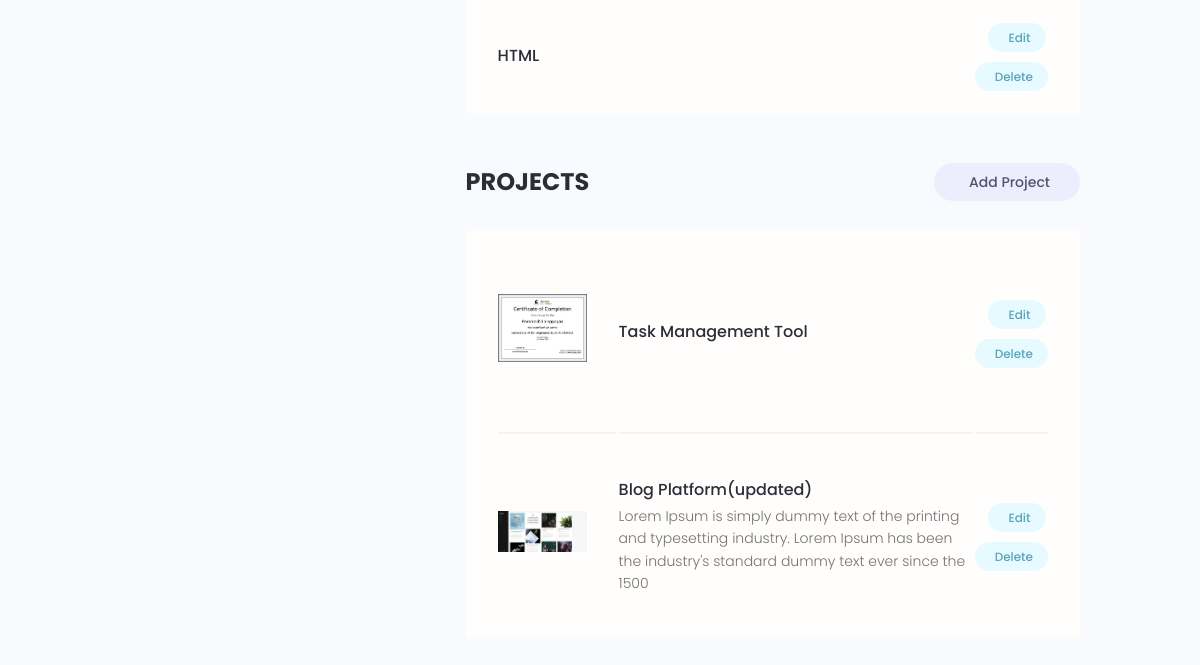
Before: /account/ (signed in, lower part) with the older database file.
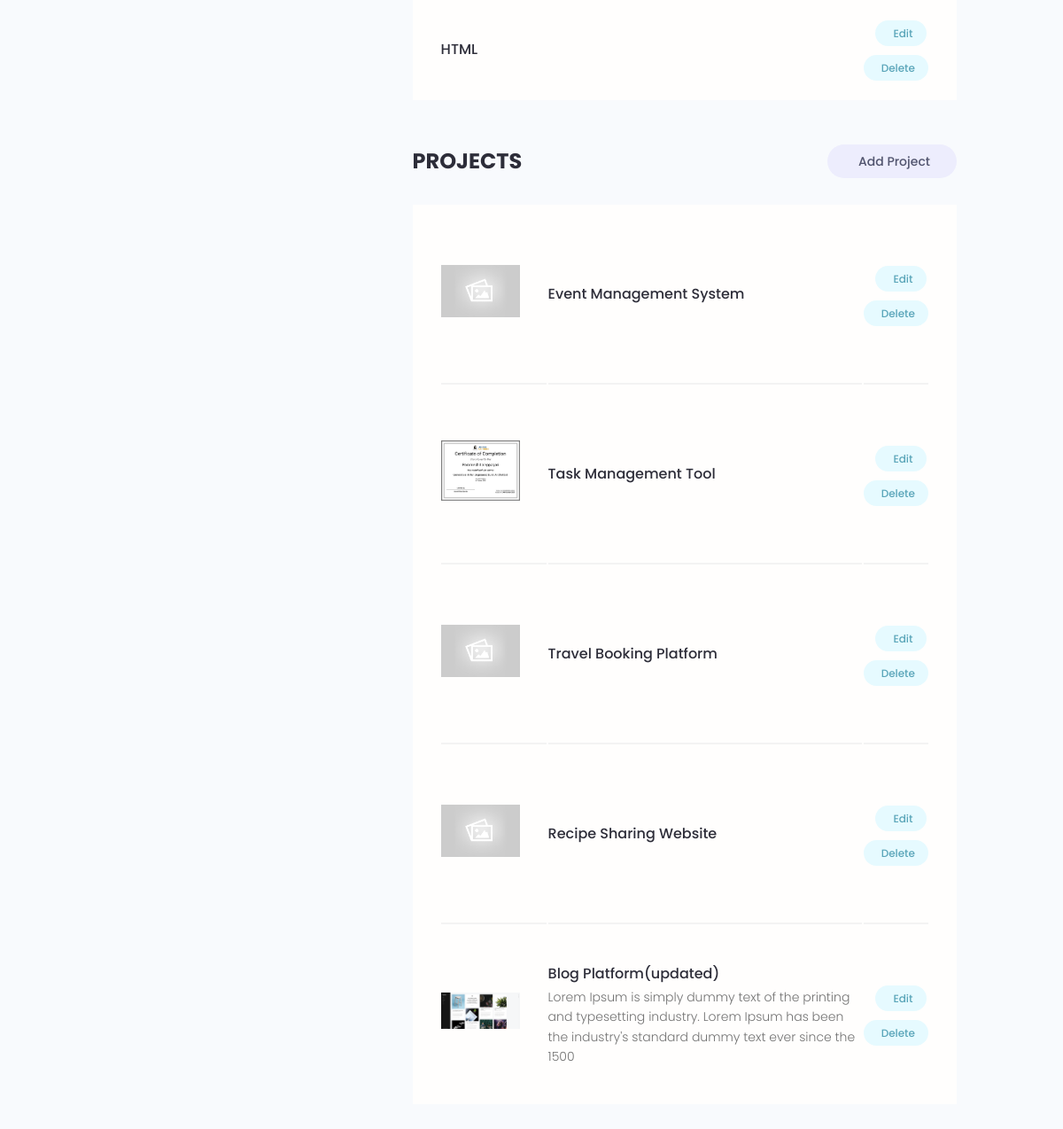
After: the same page with the newer database file.
### users/models.py (models this page shows, shortened)
class Skills(models.Model):
    owner = models.ForeignKey(Profile, on_delete=models.CASCADE, null=True, blank=True)
    name = models.CharField(max_length=200, blank=True, null=True)
    description = models.TextField(blank=True, null=True)
    created = models.DateTimeField(auto_now_add=True)
    id= models.UUIDField(default=uuid.uuid4, unique=True, primary_key=True, editable=False)

### projects/models.py (models this page shows, shortened)
class Project(models.Model):
    owner = models.ForeignKey(Profile, null=True, blank=True, on_delete=models.SET_NULL)
    title = models.CharField(max_length=200)
    description = models.TextField(null=True , blank=True)
    feature_image = models.ImageField(null=True , blank=True, default='default.jpg')
    demo_link = models.CharField(max_length=2000, null=True , blank=True)
    source_link = models.CharField(max_length=2000, null=True , blank=True)
    tags =models.ManyToManyField('Tag', blank=True)
    vote_total = models.IntegerField(default=0, null=True , blank=True)
    vote_ratio = models.IntegerField(default=0, null=True , blank=True)
    created = models.DateTimeField(auto_now_add=True)
    id = models.UUIDField(default=uuid.uuid4, unique=True, primary_key=True, editable=False)
    class Meta:
        ordering = ['-vote_total', '-vote_ratio', 'title']
    @property
    def imageURL(self):
        try:
            url = self.feature_image.url
        except:
            url = ''
        return url

### users/views.py (the view)
# urls.py: path('account/', views.userAccount, name='account'),
@login_required(login_url='login')
def userAccount(request):
    profile = request.user.profile
    skills= profile.skills_set.all()
    projects = profile.project_set.all()
    context = {'profile': profile, 'skills': skills, 'projects': projects}
    return render(request, 'users/account.html', context)

### users/models.py (called while the page is built)
    @property
    def imageURL(self):
        try:
            url = self.profile_image.url
        except:
            url = ''
        return url

### users/templates/users/account.html (shortened to what this page needs)
{% extends 'main.html' %}
{% block content %}
<main class="settingsPage profile my-md">
  <div class="container">
    <div class="layout">
      <div class="column column--1of3">
      </div>
      <div class="column column--2of3">
        <table class="settings__table">
          {% for skill in skills %}
          <tr>
            <td class="settings__tableInfo">
              <h4>{{skill.name}}</h4>
            </td>
            <td class="settings__tableActions">
              <a class="tag tag--pill tag--main settings__btn" href="{% url 'update-skill' skill.id %}"> Edit</a>
              <a class="tag tag--pill tag--main settings__btn" href="{% url 'delete-skill' skill.id %}?next=/account">
                Delete</a>
            </td>
          </tr>
          {% endfor %}
        </table>
        <div class="settings">
          <h3 class="settings__title">Projects</h3>
          <a class="tag tag--pill tag--sub settings__btn tag--lg" href="{% url 'create-project' %}"> Add Project</a>
        </div>
        <table class="settings__table">
          {% for project in projects %}
          <tr>
            <td class="settings__thumbnail">
              <a href="{% url 'project' project.id %}"><img src="{{project.imageURL}}" alt="Project Thumbnail" /></a>
            </td>
            <td class="settings__tableInfo">
              <a href="{% url 'project' project.id %}">{{project.title}}</a>
              <p>{{project.description|slice:"150"}}</p>
            </td>
            <td class="settings__tableActions">
              <a class="tag tag--pill tag--main settings__btn" href="{% url 'update-project' project.id %}"> Edit</a>
              <a class="tag tag--pill tag--main settings__btn"
                href="{% url 'delete-project'  project.id %}?next=/account">
                Delete</a>
            </td>
          </tr>
          {% endfor %}
        </table>
      </div>
    </div>
  </div>
</main>
{% endblock %}

Changed rows visible on the page:
now on this page (row edited): Project: imageURL (placeholder picture), title "Event Management System"
now on this page (row edited): Project: imageURL (placeholder picture), title "Travel Booking Platform"
now on this page (row edited): Project: imageURL (placeholder picture), title "Recipe Sharing Website"
